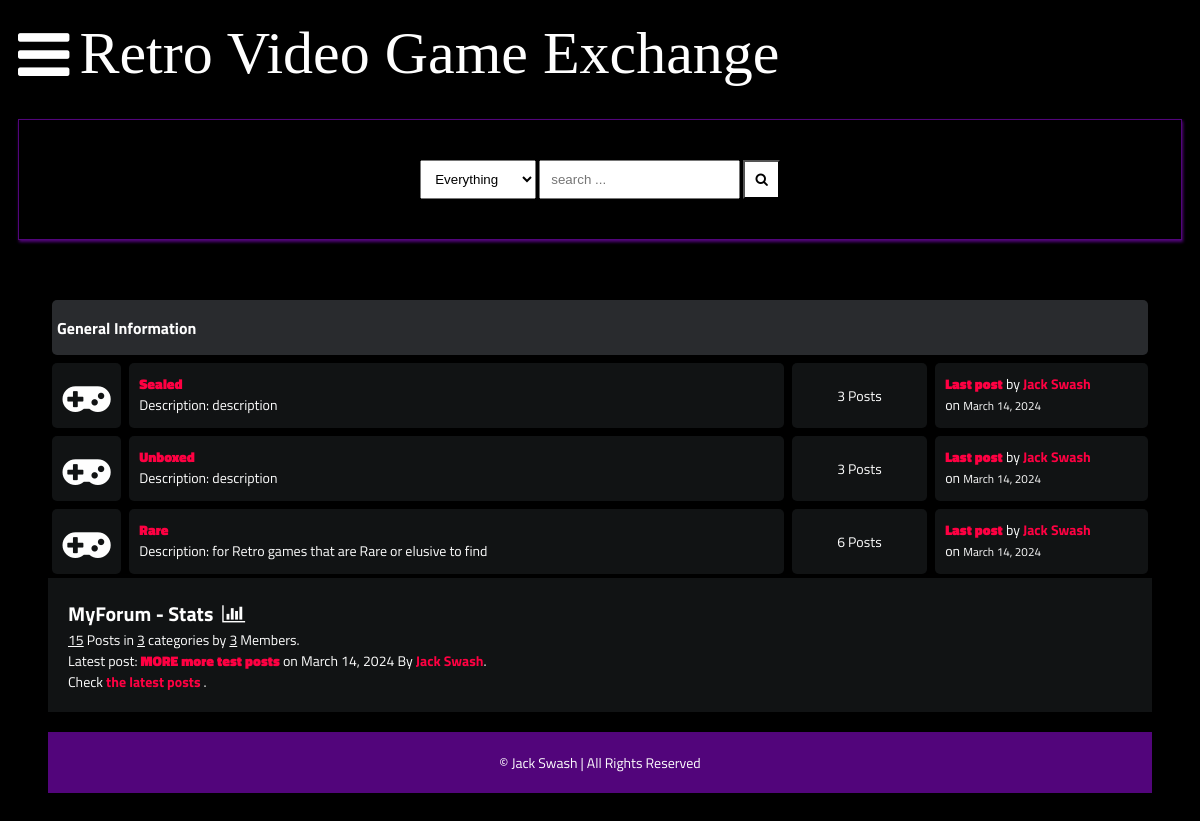
The app's page /, older data.
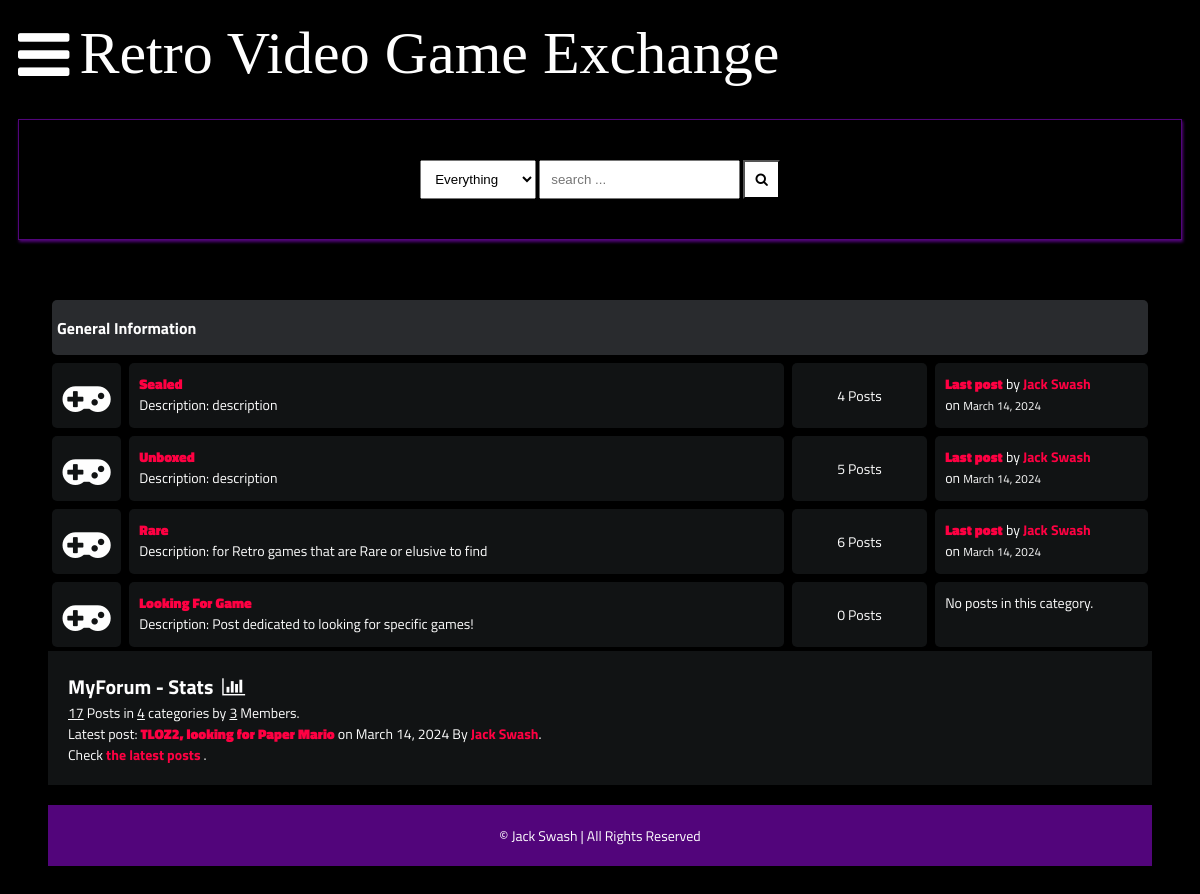
The same page, newer data.
### main/models.py (models this page shows, shortened)
class Category(models.Model):
    title = models.CharField(max_length=50)
    slug = models.SlugField(max_length=400, unique=True, blank=True)
    description = models.TextField(default="description")
    class Meta:
        verbose_name_plural = "categories"
    def get_url(self):
        return reverse("posts", kwargs={
            "slug":self.slug
        })
    @property
    def num_posts(self):
        return Post.objects.filter(categories=self).count()
    @property
    def last_post(self):
        return Post.objects.filter(categories=self).latest("date")

class Post(models.Model):
    title = models.CharField(max_length=400)
    slug = models.SlugField(max_length=400, unique=True, blank=True)
    user = models.ForeignKey(Author, on_delete=models.CASCADE)
    content = HTMLField()
    categories = models.ManyToManyField(Category)
    date = models.DateTimeField(auto_now_add=True)
    approved = models.BooleanField(default=False)
    hit_count_generic = GenericRelation (HitCount, object_id_field='object_pk',
        related_query_name='hit_count_generic_relation'
    )
    tags = TaggableManager()
    comments = models.ManyToManyField(Comment, blank=True)
    closed = models.BooleanField(default=False)
    state = models.CharField(max_length=40, default="zero")
    def get_url(self):
        return reverse("detail", kwargs={
            "slug":self.slug
        })

class Author(models.Model):
    user = models.ForeignKey(User, on_delete=models.CASCADE)
    fullname = models.CharField(max_length=40, blank=True)
    slug = models.SlugField(max_length=400, unique=True, blank=True)
    bio = HTMLField()
    points = models.IntegerField(default=0)
    profile_pic = ResizedImageField(size=[50,80], quality=100, upload_to="authors", default=None, null=True, blank=True)

### main/views.py (the view)
# urls.py: path("", home, name="home"),
def home(request):
    forums = Category.objects.all()
    num_posts = Post.objects.all().count()
    num_users = User.objects.all().count()
    num_categories = forums.count()
    try:
        last_post = Post.objects.latest("date")
    except:
        last_post = []
    context = {
        "forums":forums,
        "num_posts":num_posts,
        "num_users":num_users,
        "num_categories":num_categories,
        "last_post":last_post,
        "title": "Home Page"
    }
    return render(request, "forums.html", context)

### templates/forums.html
{% extends 'base.html' %}
{% block content %}
<div class="container">
    <div class="subforum">
        <div class="subforum-title">
            <h1>General Information</h1>
        </div>
        {% for forum in forums %}
        <div class="subforum-row">
            <div class="subforum-icon subforum-column center">
                <i class="fa fa-gamepad"></i>
            </div>
            <div class="subforum-description subforum-column">
                <h4><a href="{{forum.get_url}}">{{forum.title}}</a></h4>
                <p>Description: {{forum.description}} </p>
            </div>
            <div class="subforum-stats subforum-column center">
                <span>{{forum.num_posts}} Posts</span>
            </div>
            <div class="subforum-info subforum-column">
                {% if forum.last_post %}
                    <b><a href="{{forum.last_post.get_url}}">Last post</a></b> by <a href="">{{forum.last_post.user.fullname|title}}</a>
                    <br>on <small>{{forum.last_post.date|date}}</small>
                {% else %}
                    <span>No posts in this category.</span>
                {% endif %}
            </div>
        </div>
    {% endfor %}
     <div class="forum-info">
        <div class="chart">
            MyForum - Stats &nbsp;<i class="fa fa-bar-chart"></i>
        </div>
        <span><u>{{num_posts}}</u> Posts in <u>{{num_categories}}</u> categories by <u>{{num_users}}</u> Members.</span><br>
        <span>Latest post: <b><a href="{{last_post.get_url}}">{{last_post.title}}</a></b> on {{last_post.date|date}} By <a href="">{{last_post.user.fullname}}</a></span>.<br>
        <span>Check <a href={% url 'latest_posts' %}>the latest posts</a> .</span><br>
    </div>
    {% endblock content %}

### templates/base.html (shortened to what this page needs)
{% load static %}
<!DOCTYPE html>
<html lang="en">
<head>
    <link rel="stylesheet" href= "{% static 'style.css' %}">
    <link rel="stylesheet" href="https://cdnjs.cloudflare.com/ajax/libs/font-awesome/4.7.0/css/font-awesome.min.css">
</head>
<body>
    <header>
        <div class="navbar">
            <a class="bar-icon" id="iconBar" onclick="hideIconBar()"><i class="fa fa-bars"></i></a>
            <div class="brand">Retro Video Game Exchange</div>
        </div>
      <form action="{% url 'search_result' %}" role="form" method="GET">
        <div class="search-box">
            <div>
                <select name="search-box" id="">
                    <option value="Everything">Everything</option>
                </select>
                <input type="text" name="q" placeholder="search ...">
                <button type="submit" name="search"><i class="fa fa-search"></i></button>
            </div>
        </div>
        </form>
    </header>
{% block content %}
{% endblock  %}
    <footer>
        <span>&copy;  Jack Swash | All Rights Reserved</span>
    </footer>
</body>
</html>

### static/style.css (style rules this page uses)
* { box-sizing: border-box; }
html { font-size: 14px; font-family: 'Titillium Web', sans-serif; background-color:rgb(0,0,0); color:#FEFEFE; }
a { color:#FF0042; font-weight: bolder; text-decoration: none; }
h1 { font-size:16px; font-weight: bolder; }
.container { margin: 20px; padding: 20px; }
.subforum { margin-top:20px; }
.subforum-title { background-color:#292B2E; padding: 5px; border-radius: 5px; margin:4px; }
.subforum-row { display: grid; grid-template-columns: 7% 60% 13% 20%; }
.subforum-column { padding: 10px; margin:4px; border-radius: 5px; background-color:#111314; }
.subforum-description * { margin-block: 0; }
.center { display: flex; justify-content: center; align-items: center; }
.subforum-icon i { font-size: 45px; }
header { margin-inline: 10px; }
.navbar { display:flex; align-items: center; }
.bar-icon { font-size: 60px; display: inline-block; margin-right:10px; color: #fff; cursor: pointer; }
.brand { font-size:60px; display: inline-block; font-family:aquire; }
.search-box { border: solid 1px #52057b; margin-top: 20px; padding: 40px; display:flex; justify-content: center; box-shadow:1px 2px 3px #52057b; }
.search-box select { padding: 10px; }
.search-box input { padding: 10px; }
.search-box button { padding: 10px; background-color:#fff; color:#000000; }
.forum-info { padding: 20px; background-color: #111314; }
.chart { font-size:20px; font-weight:bold; }
footer { margin-top: 20px; padding: 20px; background-color: #52057b; display: block; text-align: center; }

Row changes from the older to the newer data that the page shows:
no longer on this page (row unchanged): Post: title "MORE more test posts", date "March 14, 2024", user.fullname "Jack Swash"
computed for Category "Sealed": num_posts "3" → "4"
computed for Category "Unboxed": num_posts "3" → "5"
added Category: title "Looking For Game", description "Post dedicated to looking for specific games!", num_posts "0", shows "No posts in this category."
added Post: title "TLOZ2, looking for Paper Mario", date "March 14, 2024", user.fullname "Jack Swash"
Text that changed along with them:
{{ num_posts }}: "15" → "17"
{{ num_categories }}: "3" → "4"
